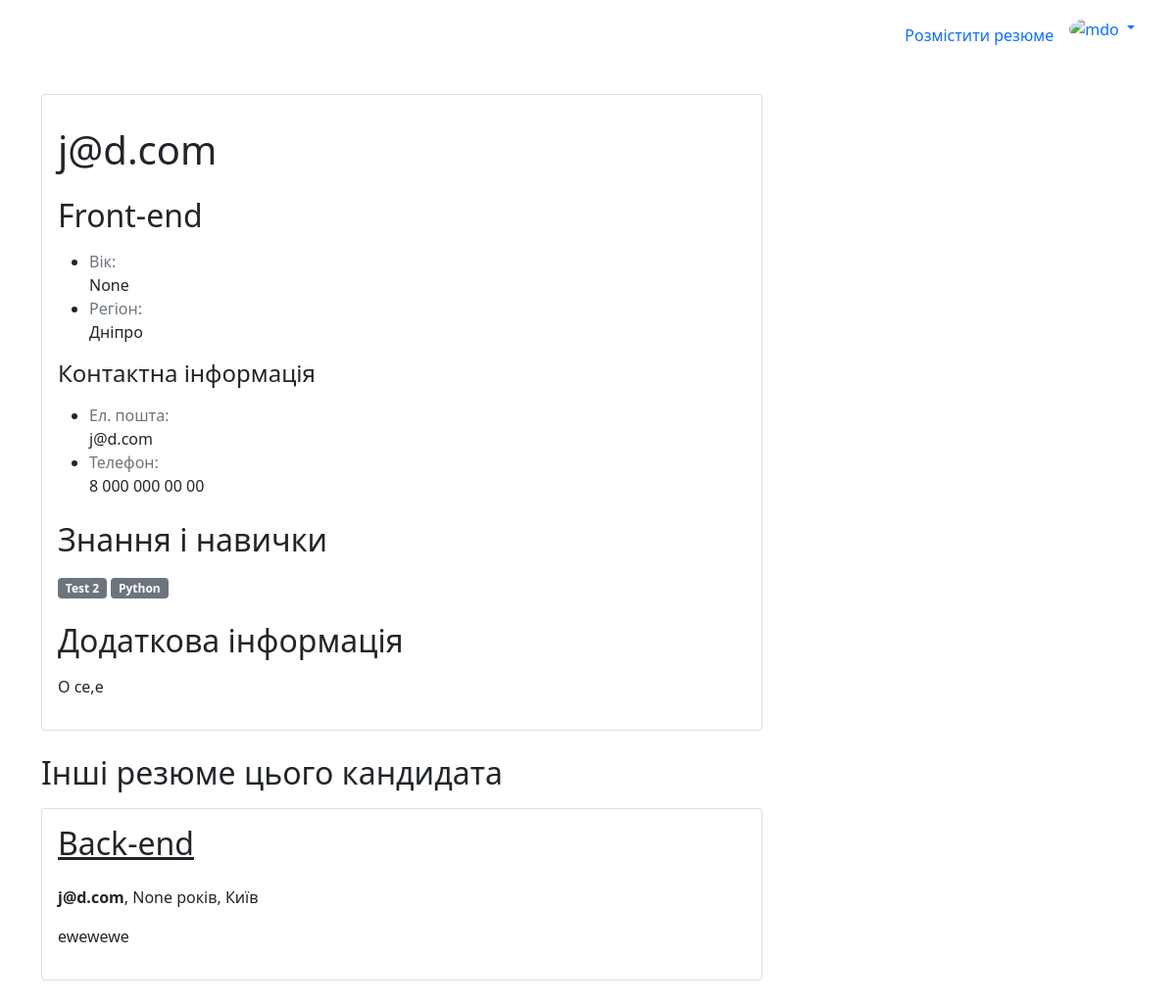
Page /resume/view/15/ (signed in) on the committed database.
### resume/models.py (models this page shows)
class Resume(models.Model):
    position = models.ForeignKey(JobPosition, on_delete=models.DO_NOTHING)
    employment_type = models.CharField(max_length=20, choices=EMPLOYMENT_TYPE, null=True)
    salary = models.CharField(max_length=100)
    description = HTMLField()
    skills = models.ManyToManyField(JobSkill)
    region = models.CharField('Регіон', max_length=2, choices=REGIONS, null=False)
    phone_number = models.CharField(max_length=100)
    email = models.EmailField()
    created_by = models.ForeignKey(User, on_delete=models.CASCADE, related_name='my_resumes')
    objects = CustomBaseManager()

### user/models.py (models this page shows, shortened)
class User(AbstractUser):
    region = models.CharField('Регіон', max_length=2, choices=REGIONS, null=False)
    auth_complete = models.BooleanField(default=True)
    age = models.IntegerField(null=True)
    phone_number = models.CharField(max_length=100)
    saved_resumes = models.ManyToManyField('resume.Resume', related_name='saved_by')
    saved_vacancies = models.ManyToManyField('vacancy.Vacancy', related_name='saved_by')
    def is_employer(self) -> bool:
        return self.groups.filter(name = UserRole.EMPLOYER).exists()

### main/models.py (models this page shows, shortened)
class JobPosition(models.Model):
    title = models.CharField(max_length=100)

class JobSkill(models.Model):
    value = models.CharField(max_length=100)

### resume/views.py (the view)
# urls.py: path('view/<int:id>/', ResumeView.as_view(), name = 'view'),
class ResumeView(View):
    def get(self, request: HttpRequest, id: int):
        try:
            resume_qs = (
                Resume.objects
                .select_related('position', 'created_by')
                .prefetch_related('skills')
            )
            resume = annotate_is_resume_saved_to_user(resume_qs, request.user).get(id=id)
        except Resume.DoesNotExist:
            return redirect('main:error')
        if request.user.id != resume.created_by:
            other_resumes = self.get_user_other_resumes(resume.created_by.id, resume.id)
        parent_template = 'main/base-employer.html' if request.user.is_employer() else 'main/base-job-seeker.html'
        return render(request, 'resume/view-resume.html', Utils.html_context(
            request,
            context={
                'resume': resume,
                'other_resumes': other_resumes,
                'is_employer': request.user.is_employer(),
                'parent_template': parent_template
            }
        ))
    def get_user_other_resumes(self, user_id, resume_id):
        filtered_qs = (Resume.objects
                    .filter(created_by__pk=user_id)
                    .exclude(id=resume_id)
                    .select_related('position')
                )
        if self.request.user.is_authenticated:
            filtered_qs = annotate_is_resume_saved_to_user(filtered_qs, self.request.user)
        return filtered_qs

### main/models.py (called while the page is built, shortened)
    def _clean_q_objects(self, args):
        new_args = []
        return new_args

    def filter(self, *args, **kwargs):
        filters = {key: value for key, value in kwargs.items() if value is not None}
        cleaned_args = self._clean_q_objects(args)
        return super().filter(*cleaned_args, **filters)

### main/templatetags/custom-tags.py (called while the page is built)
@register.filter(name='region')
def region(value):
    if not isinstance(value, str):
        return value
    r = [item[1] for item in REGIONS if item[0] == value][0]
    return r or value

### resume/views.py (called while the page is built)
def annotate_is_resume_saved_to_user(qs: QuerySet, user) -> QuerySet:
    return qs.annotate(is_saved=Case(
        When(saved_by=user, then=Value(True)),
        default=Value(False),
        output_field=BooleanField(),
    ))

### utils.py (called while the page is built)
    @staticmethod
    def html_context(request: HttpRequest, context = {}):
        auth_user = None
        if request.user.is_authenticated:
            auth_user = {
                'email': request.user.email,
                'username': request.user.username,
                'role': str(UserRole.EMPLOYER) if request.user.is_employer() else str(UserRole.JOB_SEEKER)
            }
        return {
            'auth_user': auth_user,
            **context
        }

### resume/templates/resume/view-resume.html (shortened to what this page needs)
{% extends parent_template %}
{% load custom-tags %}
{% block content %}
  <div class="row">
    <div class="col-md-8 col-12">
      <div class="card">
        <div class="card-body">
            <div class="card-top-actions pb-2 mb-2 d-flex justify-content-between">
            </div>
          <div class="card-title">
            <h1>{{ resume.created_by.username }}</h1>
          </div>
          <h2 class="mt-4 mb-3">{{resume.position.title}}</h2>
          <ul class="attr-list">
            <li class="attr-item">
              <div class="text-muted attr-name">Вік:</div>
              <div class="attr-value">{{ resume.created_by.age }}</div>
            </li>
            <li class="attr-item">
              <div class="text-muted attr-name">Регіон:</div>
              <div class="attr-value">{{ resume.region|region }}</div>
            </li>
          </ul>
          <h4 class="mb-3">Контактна інформація</h4>
          <ul class="attr-list">
            <li class="attr-item">
              <div class="text-muted attr-name">Ел. пошта:</div>
              <div class="attr-value">{{ resume.email }}</div>
            </li>
            <li class="attr-item">
              <div class="text-muted attr-name">Телефон:</div>
              <div class="attr-value">{{ resume.phone_number }}</div>
            </li>
          </ul>
          <h2 class="mt-4 mb-3">Знання і навички</h2>
          <div class="skill-list">
            {% for skill in resume.skills.all %}
              <span class="badge bg-secondary">{{ skill.value }}</span>
            {% endfor %}
          </div>
          <h2 class="mt-4 mb-3">Додаткова інформація</h2>
          <div class="description">
            {{ resume.description|safe }}
          </div>
        </div>
      </div>
      {% if other_resumes %}
        <h2 class="mt-4 mb-3">
          {% if resume.created_by.username == auth_user.username %}
            Інші мої резюме
          {% else %}
            Інші резюме цього кандидата
          {% endif %}
        </h2>
        {% for r in other_resumes %}
          <div class="wrapper mt-3">
            {% include 'main/components/resume-simple-card.html' with resume=r show_save=is_employer %}
          </div>
        {% endfor %}
      {% endif %}
    </div>
  </div>
{% endblock %}

### main/templates/main/components/resume-simple-card.html (shortened to what this page needs)
{% load custom-tags %}
<div class="card with-hover">
  <div class="card-body">
    <div class="card-title d-flex align-items-center justify-content-between">
      <h2><a href="{% url 'resume:view' resume.id %}" class="text-dark">{{ resume.position.title }}</a></h2>
    </div>
    <strong>{{ resume.created_by.username }}</strong>,
    {{ resume.created_by.age }} років,
    {{ resume.region|region }}
    <div class="my-3">{{ resume.description|striptags|truncatewords:15 }}</div>
  </div>
</div>

### rows in the picture
Resume: created_by.username "j@d.com", position "Front-end", created_by.age "None", region|region "Дніпро", email "j@d.com", phone_number "8 000 000 00 00", description "O ce,e"
JobSkill: value "Test 2"
JobSkill: value "Python"
Resume: position "Back-end", created_by.username "j@d.com", created_by.age "None", region|region "Київ", description "ewewewe"
